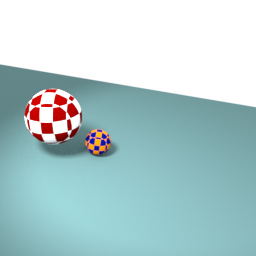
#> input picture Optical_flow/toyProblem_F22/frame_01.png, 256 x 256 px, found by its file name; its folder holds only this picture in this run
$ python Aksel_visualisering.py
#> lines starting #> are read from the running program, lines starting #| are printed output that depends on the picture
## Aksel optical flow visualisering ##
import numpy as np
import matplotlib.pyplot as plt
import os
from skimage.color import rgb2gray
from skimage import io
import skimage
import scipy.ndimage

images = os.listdir('Optical_flow/toyProblem_F22')
for i in images:
    frame = io.imread('Optical_flow/toyProblem_F22/'+i)
#> frame is the input picture: shape (256, 256, 3); mean R, G, B 178.7, 205.5, 206.9
    gray_frame = rgb2gray(frame)
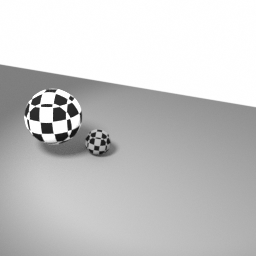
#> gray_frame: shape (256, 256) float64; min 0.0622, max 1, mean 0.784
    skimage.io.imshow(gray_frame)
    plt.pause(0.01)
    plt.clf()

    Vx_gray = gray_frame[:,1:] - gray_frame[0:,:-1]
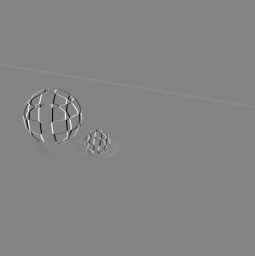
#> Vx_gray: shape (256, 255) float64; min -0.831, max 0.775, mean 0.000383; drawn with min black and max white
    Vy_gray = gray_frame[1:,:] - gray_frame[:-1,:]
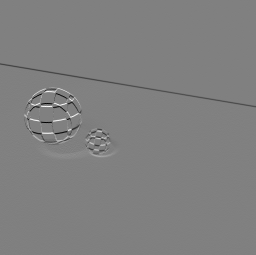
#> Vy_gray: shape (255, 256) float64; min -0.828, max 0.815, mean -0.00116; drawn with min black and max white
    Vt_gray = np.ones((256,256))
    #skimage.io.imshow(Vx_gray)
    #plt.pause(0.01)
    #plt.clf()

    prewitx = scipy.ndimage.prewitt(gray_frame,axis=1)
    prewity = scipy.ndimage.prewitt(gray_frame,axis=0)
    # [10 lines of commented-out code are left out]
